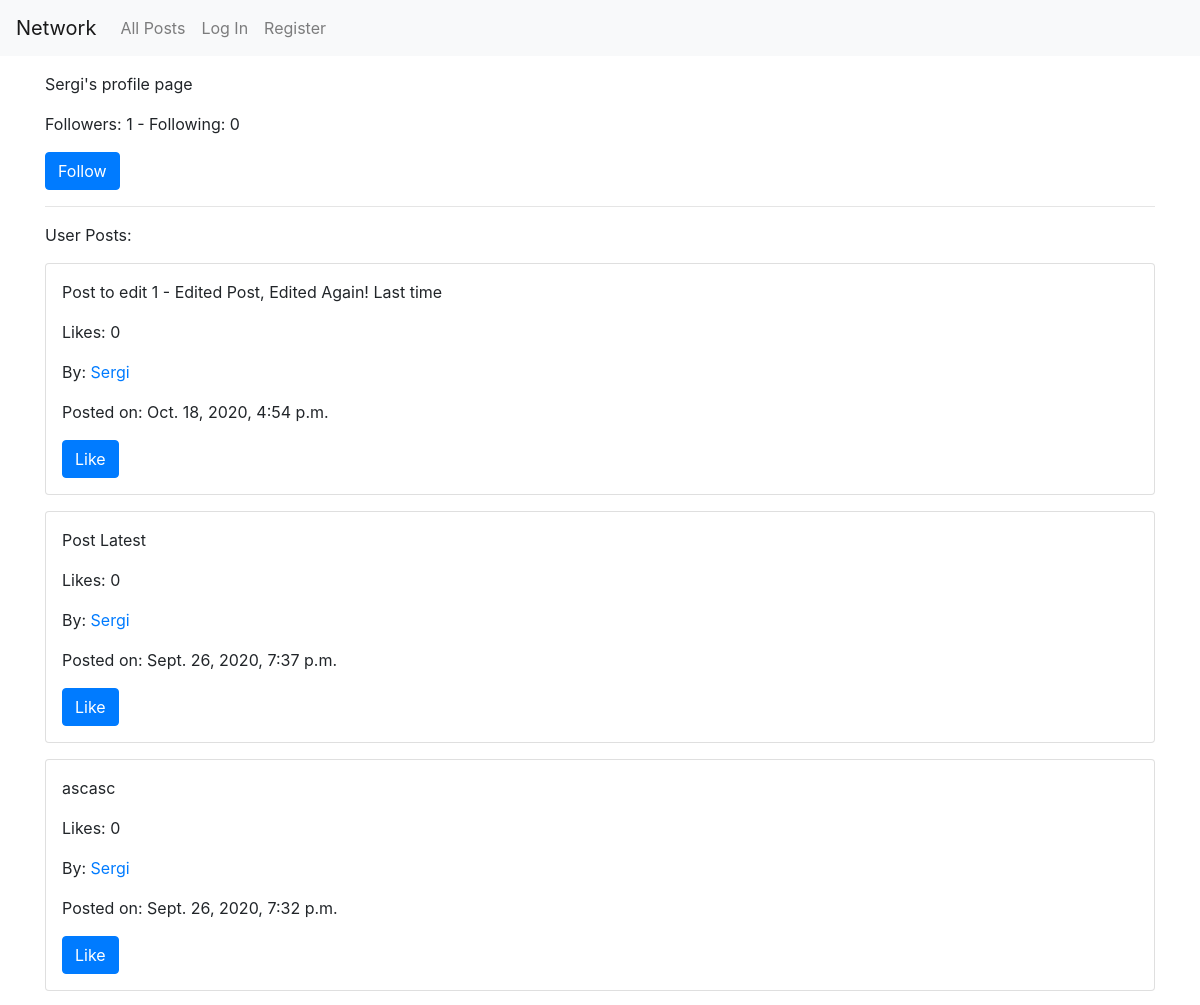
The page /author/1 (upper part) on the database as committed earlier.
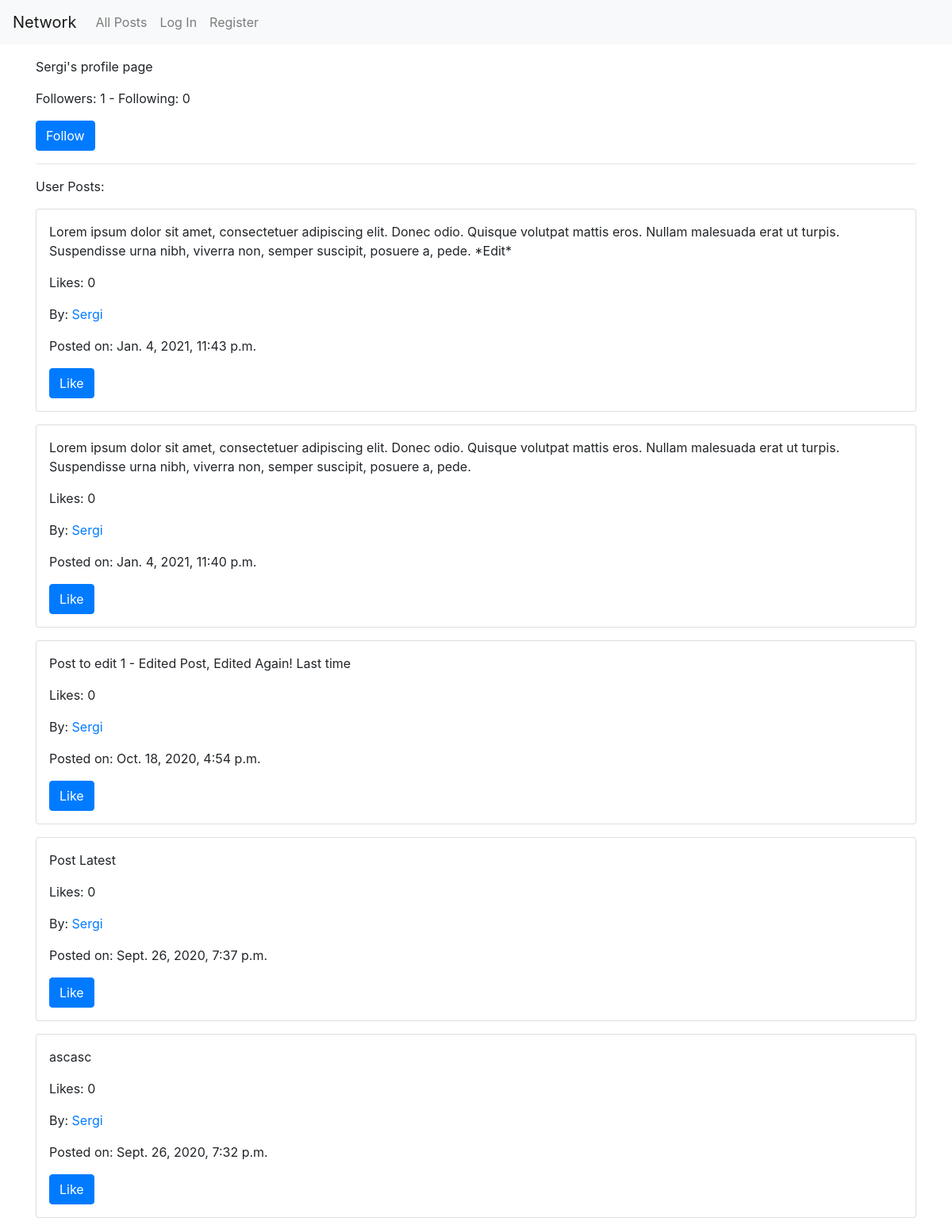
The same page on the database as committed later.
### network/models.py (models this page shows)
class Post(models.Model):
    published_date = models.DateTimeField(default=now, editable=False)
    author = models.ForeignKey(
        User, related_name="author", on_delete=models.CASCADE)
    post_text = models.CharField(
        max_length=280, default=None, null=True, blank=True)
    like_count = models.IntegerField(default=0, null=True, blank=True)

class User(AbstractUser):
    followers = models.ManyToManyField(
        'User', default=None, null=True, blank=True, related_name='user_followers')
    following = models.ManyToManyField(
        'User', default=None, null=True, blank=True, related_name='user_following')
    likes = models.ManyToManyField(
        'Post', default=None, null=True, blank=True, related_name='likes')

### network/views.py (the view, shortened to what this page needs)
# urls.py: path("author/<int:author_id>", views.author, name="author")
def author(request, author_id):
    author = User.objects.get(id=author_id)
    current_user = request.user
    following = author.following.all()
    followers = author.followers.all()
    is_following = True
    posts = Post.objects.filter(
        author=author.id).order_by('-published_date').all()
    if current_user in list(author.followers.all()):
        is_following = False
    is_author = False
    if author.id == current_user.id:
        is_author = True
    return render(request, "network/author.html", {
        "author": author,
        "is_author": is_author,
        "following": following,
        "followers": followers,
        "is_following": is_following,
        "posts": posts
    })

### network/templates/network/author.html (shortened to what this page needs)
{% extends "network/layout.html" %}
{% block body %}
    <p>{{ author }}'s profile page</p>
    <p>Followers: {{followers.count}} - Following: {{following.count}} </p>
    {% if not is_author and is_following %}
        <div class="buttons-wrap">
            <form action="{% url 'author' author.id %}" method="post">
                <input type="submit" name="follow" class="btn btn-primary" value="Follow">
            </form>
        </div>
    {% endif %}
    <hr>
    <p>User Posts:</p>
    {% for post in posts %}
        <div class="card align-items-start">
            <p>{{ post.post_text }}</p>
            {% if post.like_count is None %}
                <p>Likes: 0</p>
            {% else %}
                <p class="likes">Likes: <span>{{ post.like_count }}</span></p>
            {% endif %}
            <p>By: <a href="{% url 'author' post.author.id %}">{{ post.author }}</a></p>
            <p>Posted on: {{ post.published_date }}</p>
            {% if post.author != user %}
                {% if post in user_likes %}
                    <a class="btn btn-danger like-toggle" href="#" data-post-id="{{ post.id }}" data-likes="false">Unlike</a>
                {% else %}
                    <a class="btn btn-primary like-toggle" href="#" data-post-id="{{ post.id }}" data-likes="true">Like</a>
                {% endif %}
            {% else %}
                <a href="{% url 'edit_post' post.id %}" class="btn btn-primary">Edit Post</a>
            {% endif %}
        </div>
    {% endfor %}
{% endblock %}

Rows that differ between the two databases and show on the page:
added Post: post_text "Lorem ipsum dolor sit amet, consectetuer adipiscing elit. Donec odio. Quisque volutpat mattis eros. Nullam malesuada erat ut turpis. Suspendisse urna nibh, viverra non, semper suscipit, posuere a, pede. *Edit*", like_count "0", author "Sergi", published_date "Jan. 4, 2021, 11:43 p.m."
added Post: post_text "Lorem ipsum dolor sit amet, consectetuer adipiscing elit. Donec odio. Quisque volutpat mattis eros. Nullam malesuada erat ut turpis. Suspendisse urna nibh, viverra non, semper suscipit, posuere a, pede.", like_count "0", author "Sergi", published_date "Jan. 4, 2021, 11:40 p.m."
